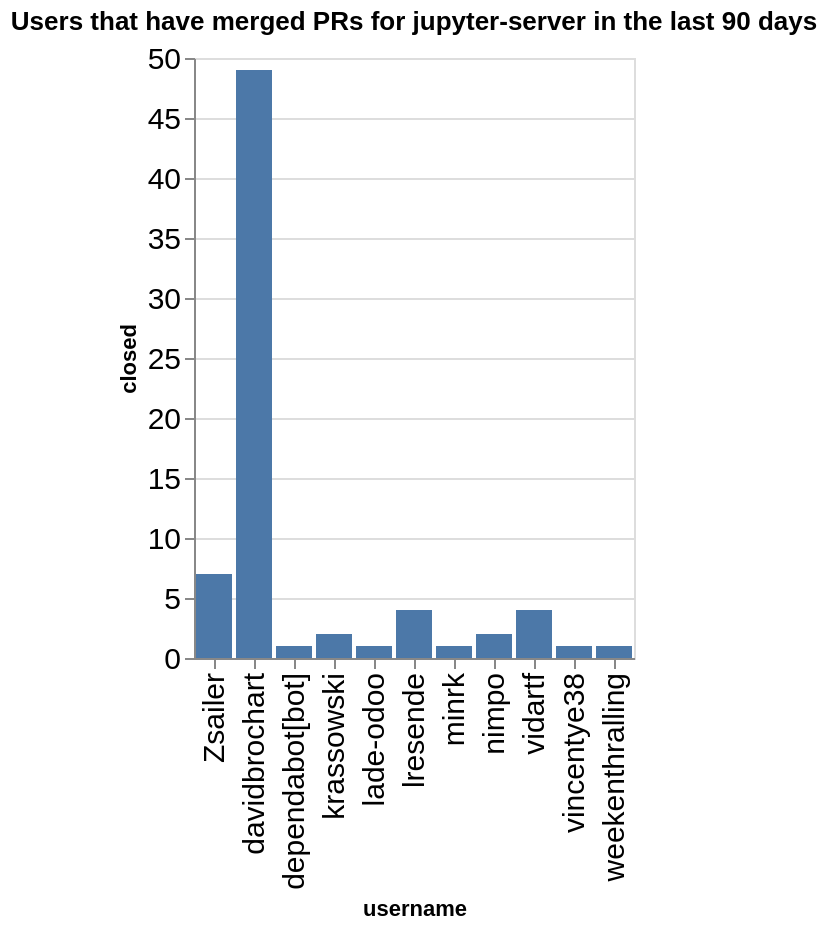

The notebook cell this image was saved under:
### Code cell
charts = []
title = f"Users that have merged PRs for {github_org} in the last {n_days} days"
ch = alt.Chart(data=closed_by_repo.replace(np.nan, 0), title=title).mark_bar().encode(
    x='username',
    y='closed',
)
ch

### Figure 1 — Vega-Lite specification as saved in the notebook (floating-point values rounded to 4 significant figures)
{"config": {"axisLeft": {"labelFontSize": 15}, "axisBottom": {"labelFontSize": 15}}, "data": {"name": "data-be181c7e2d06b7f8b6f2767517a3a0b7"}, "mark": {"type": "bar"}, "encoding": {"x": {"field": "username", "type": "nominal"}, "y": {"field": "closed", "type": "quantitative"}}, "title": "Users that have merged PRs for jupyter-server in the last 90 days", "$schema": "https://vega.github.io/schema/vega-lite/v5.20.1.json", "datasets": {"data-be181c7e2d06b7f8b6f2767517a3a0b7": [{"name": "enterprise_gateway", "username": "lresende", "closed": 4}, {"name": "enterprise_gateway", "username": "weekenthralling", "closed": 1}, {"name": "fps", "username": "davidbrochart", "closed": 3}, {"name": "jupyter-resource-usage", "username": "krassowski", "closed": 1}, {"name": "jupyter-resource-usage", "username": "nimpo", "closed": 2}, {"name": "jupyter_server", "username": "Zsailer", "closed": 6}, {"name": "jupyter_server", "username": "dependabot[bot]", "closed": 1}, {"name": "jupyter_server", "username": "lade-odoo", "closed": 1}, {"name": "jupyter_server", "username": "minrk", "closed": 1}, {"name": "jupyter_server", "username": "vidartf", "closed": 2}, {"name": "jupyter_server", "username": "vincentye38", "closed": 1}, {"name": "jupyter_server_terminals", "username": "Zsailer", "closed": 1}, {"name": "jupyter_ydoc", "username": "davidbrochart", "closed": 7}, {"name": "jupyter_ydoc", "username": "krassowski", "closed": 1}, {"name": "jupyverse", "username": "davidbrochart", "closed": 39}, {"name": "team-compass", "username": "vidartf", "closed": 2}]}}
